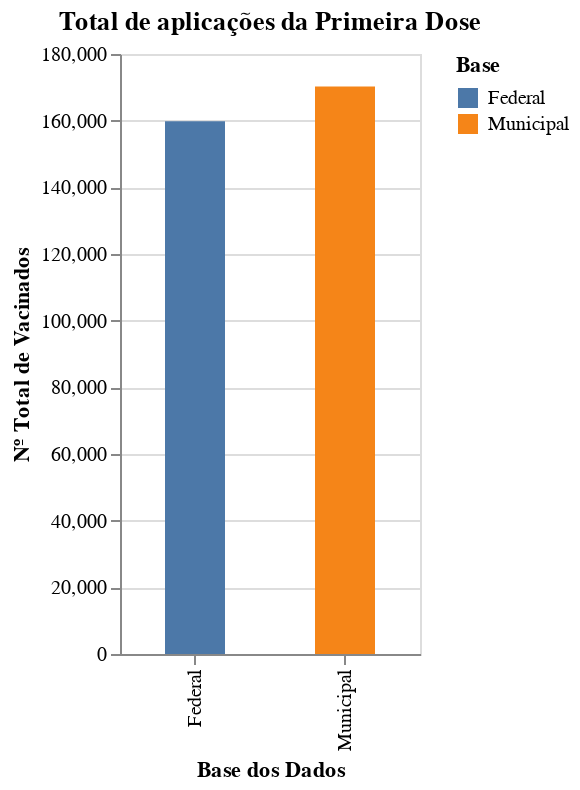

Notebook cell for this chart:
### Code cell
primeiraDoseTotal = pd.DataFrame({
    'base': ['Municipal', 'Federal'],
    'total': [dm_vacinadosTotalPorDose['aplicacoes'][0], df_vacinadosTotalPorDose['aplicacoes'][0]]
})

alt.Chart(primeiraDoseTotal).mark_bar(size=30).encode(
    alt.X('base:N', title='Base dos Dados'),
    alt.Y('total:Q', title='Nº Total de Vacinados'),
    alt.Color('base:N', title='Base')
).properties(
    width=150,
    title='Total de aplicações da Primeira Dose'
)

### Figure 1 — Vega-Lite specification as saved in the notebook (floating-point values rounded to 4 significant figures)
{"config": {"view": {"continuousWidth": 400, "continuousHeight": 300}}, "data": {"name": "data-94e4548612a3042ba552de532f2ef862"}, "mark": {"type": "bar", "size": 30}, "encoding": {"color": {"type": "nominal", "field": "base", "title": "Base"}, "x": {"type": "nominal", "field": "base", "title": "Base dos Dados"}, "y": {"type": "quantitative", "field": "total", "title": "Nº Total de Vacinados"}}, "title": "Total de aplicações da Primeira Dose", "width": 150, "$schema": "https://vega.github.io/schema/vega-lite/v4.8.1.json", "datasets": {"data-94e4548612a3042ba552de532f2ef862": [{"base": "Municipal", "total": 170300.0}, {"base": "Federal", "total": 159800.0}]}}
